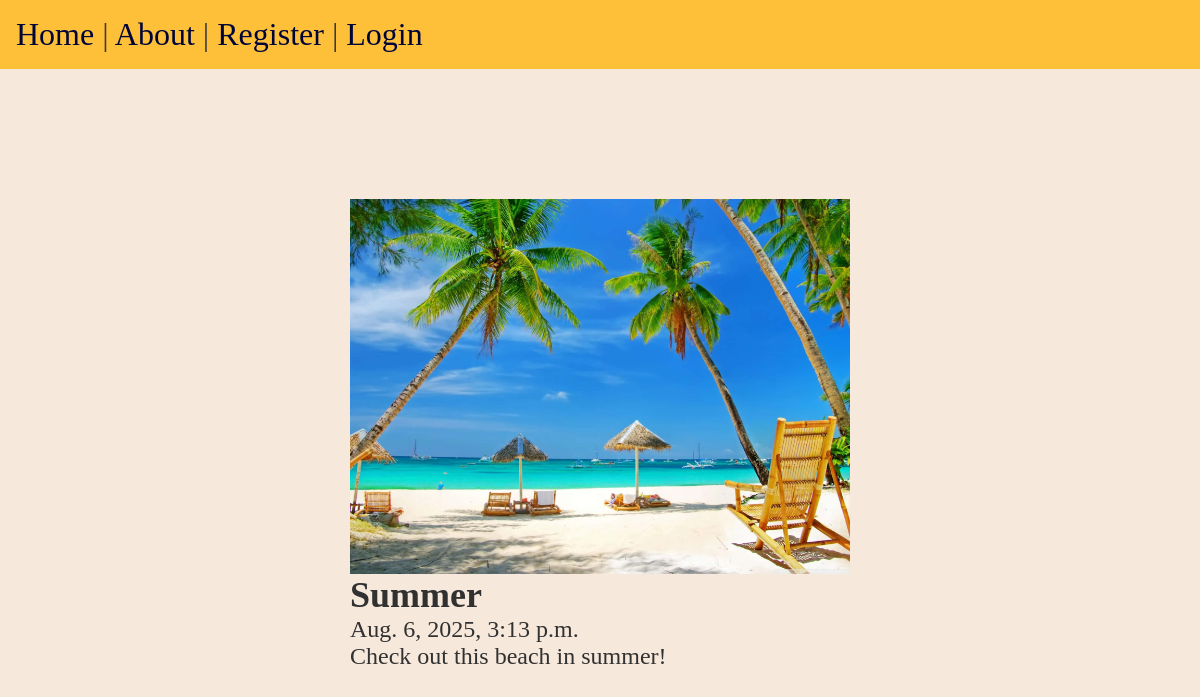
The app's page /posts/user1-post2 with its own data.
### posts/models.py (models this page shows, shortened)
class Post(models.Model):
    title = models.CharField(max_length=75)
    body = models.TextField()
    slug = models.SlugField()
    date = models.DateTimeField(auto_now_add=True)
    banner = models.ImageField(default='fallback.png', blank=True)
    author = models.ForeignKey(User, on_delete=models.CASCADE, default=None)

### posts/views.py (the view)
# urls.py: path('<slug:slug>', views.post_page, name='page'),
def post_page(request, slug):
    post = Post.objects.get(slug=slug)
    return render(request, 'posts/post_page.html', {'post':post})

### posts/templates/posts/post_page.html (shortened to what this page needs)
{% extends "layout.html" %}
{% block content %}
    <section>
        <img class="banner"
            src="{{ post.banner.url }}"
            alt = "{{ post.title }}"/>
        <h1>{{ post.title }}</h1>
        <p>{{post.date}}</p>
        <p>{{post.body}}</p>
    </section>
{% endblock %}

### static/css/style.css (style rules this page uses)
* { margin: 0; padding: 0; box-sizing: border-box; }
body { min-height: 100vh; display: flex; flex-flow: column; font-size: 1.5rem; background-color: rgb(247, 232, 220); color: rgb(49, 49, 49); }
h1, h2, h3, h4, h5, h6, p { text-align: left; }
.banner { display: block; width: 100%; max-width: 500px; }

### records on screen
Post: banner (picture), title "Summer", date "Aug. 6, 2025, 3:13 p.m.", body "Check out this beach in summer!"
